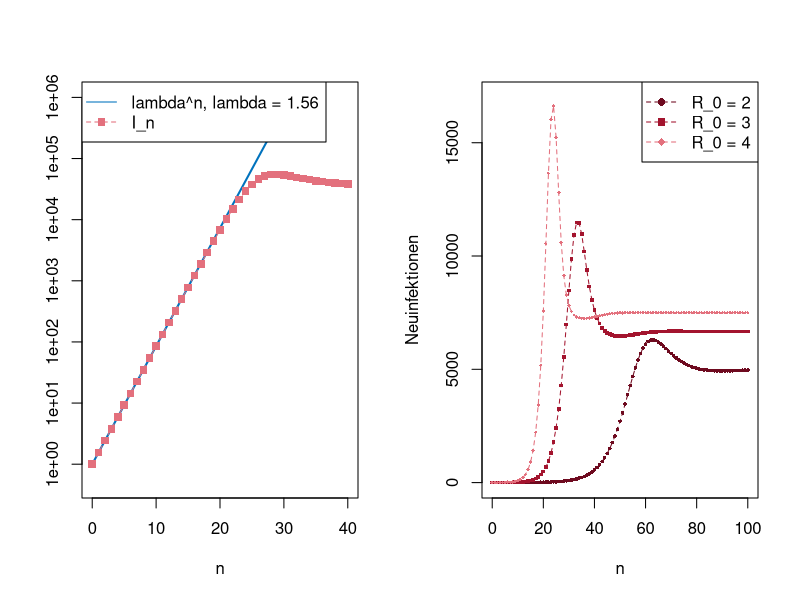

The R script that drew this image:
# Abb. 2.18: Anfangsphase der Epidemie und Neuinfektionen (Buch, Abschnitt 2.4, Gl. 2.21 und 2.20)
# links: I_n in Szenario B logarithmisch mit dem Wachstumsfaktor lambda = 1 + (gamma + alpha)(R_0 - 1);
# rechts: Neuinfektionen beta S_n I_n pro Zeitschritt für R_0 = 2, 3, 4 (I_0 = 1, alpha = gamma = 0.1)
# (c) 2026 Philipp Kügler · Programm zum Buch „Dynamische Systeme in den Lebenswissenschaften“ · MIT-Lizenz (siehe LICENSE)
N <- 100000; alpha <- 0.1; gamma <- 0.1

sir <- function(beta, M) {               # S_n und I_n für I_0 = 1
  S <- numeric(M + 1); I <- numeric(M + 1); S[1] <- N - 1; I[1] <- 1
  for (k in 1:M) {
    S[k + 1] <- S[k] - beta * S[k] * I[k] + alpha * (N - S[k])
    I[k + 1] <- I[k] + beta * S[k] * I[k] - (gamma + alpha) * I[k]
  }
  list(S = S, I = I)
}
par(mfrow = c(1, 2))
beta <- 7.6e-6
x <- sir(beta, 40)
lam <- 1 + (gamma + alpha) * (beta * N / (gamma + alpha) - 1)
cat(sprintf("Wachstumsfaktor am Anfang: lambda = %.2f;  I_10 = %.1f,  lambda^10 = %.1f\n", lam, x$I[11], lam^10))
n <- 0:40
plot(n, lam^n, type = "l", log = "y", col = rgb(0, 0.447, 0.741), lwd = 2, ylim = c(0.5, 1e6), xlab = "n", ylab = "")
lines(n, x$I, type = "o", lty = 2, pch = 15, col = rgb(0.89, 0.44, 0.49))
legend("topleft", legend = c(sprintf("lambda^n, lambda = %.2f", lam), "I_n"), col = c(rgb(0, 0.447, 0.741), rgb(0.89, 0.44, 0.49)), lty = c(1, 2), pch = c(NA, 15))

rot <- c(rgb(0.43, 0.04, 0.12), rgb(0.64, 0.08, 0.18), rgb(0.89, 0.44, 0.49)); zeichen <- c(16, 15, 18)
plot(NULL, xlim = c(0, 100), ylim = c(0, 17000), xlab = "n", ylab = "Neuinfektionen")
for (i in 1:3) {
  R0 <- i + 1
  beta <- R0 * (gamma + alpha) / N
  x <- sir(beta, 100)
  neu <- beta * x$S * x$I
  lines(0:100, neu, type = "o", lty = 2, pch = zeichen[i], cex = 0.5, col = rot[i])
  cat(sprintf("R_0 = %d: höchstens %.0f Neuinfektionen im Schritt n = %d\n", R0, max(neu), which.max(neu) - 1))
}
legend("topright", legend = sprintf("R_0 = %d", 2:4), col = rot, pch = zeichen, lty = 2)
